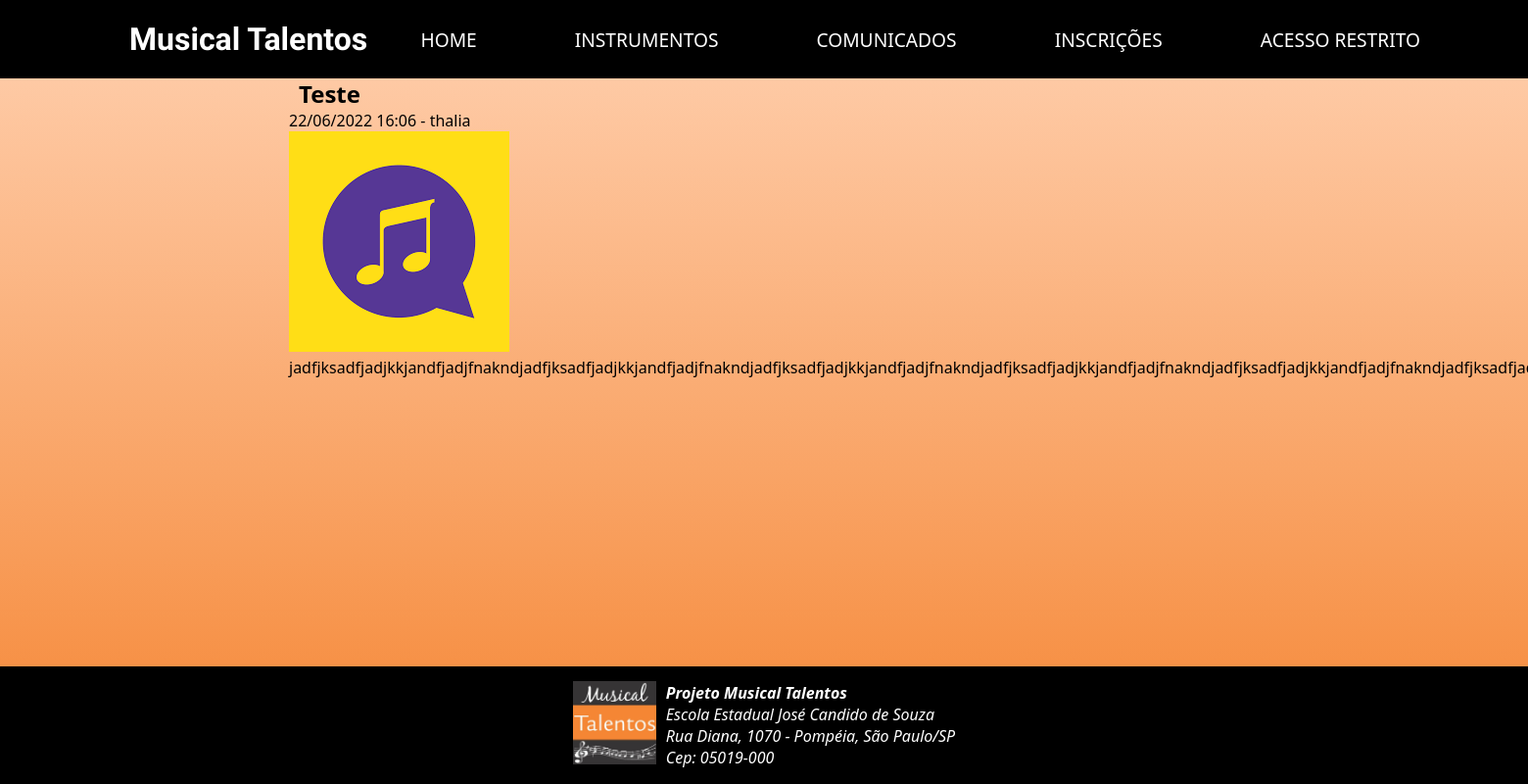
The app's page /post-detalhe.php?id=3, older data.
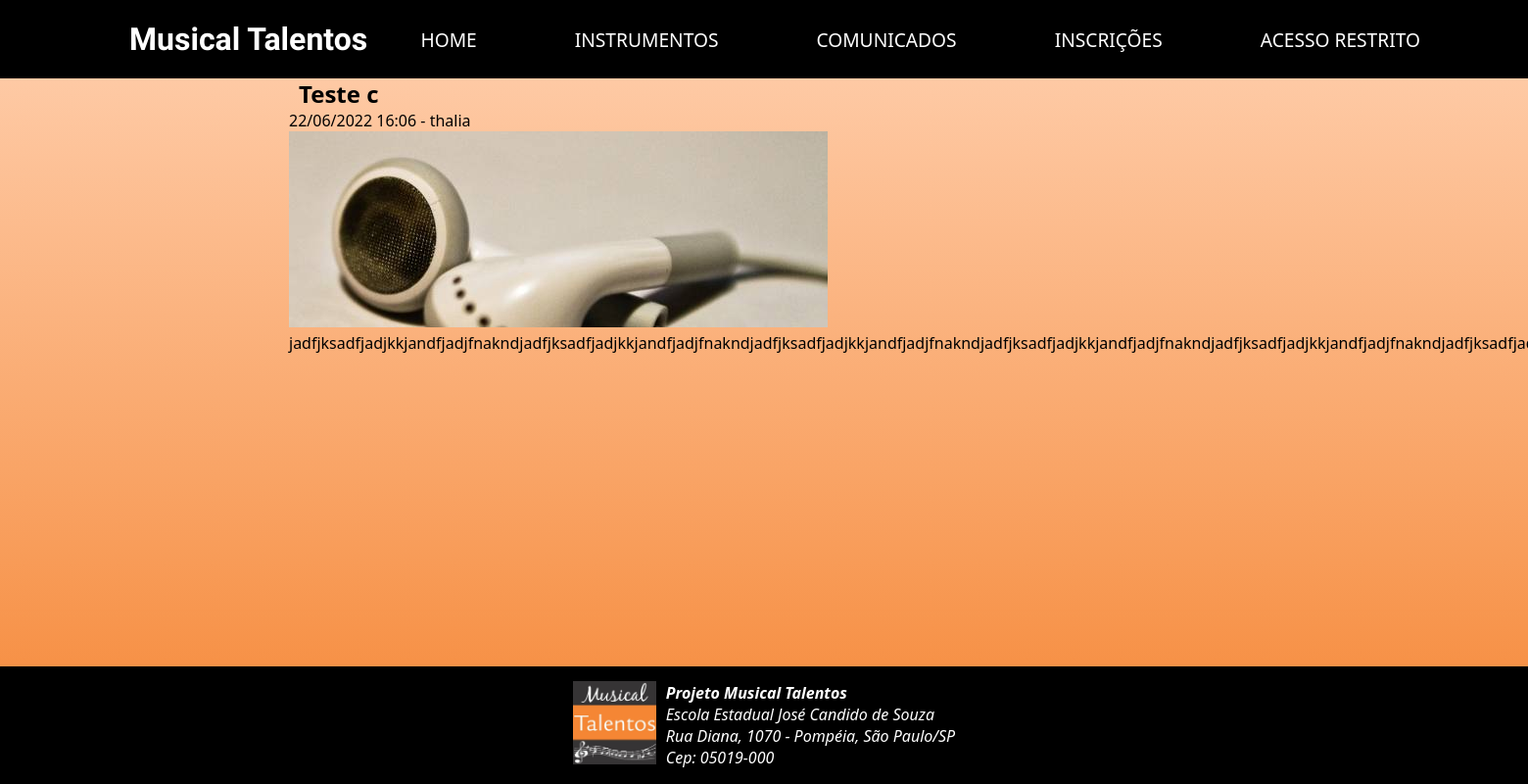
The same page, newer data.
### tables this page shows
CREATE TABLE `posts` (
  `id` int(11) NOT NULL,
  `data` datetime NOT NULL DEFAULT current_timestamp(),
  `titulo` varchar(255) NOT NULL,
  `texto` text NOT NULL,
  `resumo` text NOT NULL,
  `imagem` varchar(40) NOT NULL,
  `usuario_id` smallint(6) NOT NULL
);

CREATE TABLE `usuarios` (
  `id` smallint(6) NOT NULL,
  `nome` varchar(45) NOT NULL,
  `email` varchar(40) NOT NULL,
  `senha` varchar(255) NOT NULL,
  `tipo` enum('admin','editor') NOT NULL
);

### inc/funcoes-posts.php (called while the page is built, shortened)
<?php
function formataData(string $data):string {
    return date("d/m/Y H:i", strtotime($data));
}
function lerDetalhes(mysqli $conexao, int $idPost):array {
    $sql = "SELECT posts.id, posts.titulo, posts.data, posts.texto, posts.imagem, usuarios.nome AS autor FROM posts INNER JOIN usuarios ON posts.usuario_id = usuarios.id WHERE posts.id = $idPost";
    $resultado = mysqli_query($conexao, $sql) or die(mysqli_error($conexao));
    return mysqli_fetch_assoc($resultado);
}

### post-detalhe.php (the view)
<?php
require "inc/funcoes-posts.php";
require "inc/cabecalho.php";
$idPost = filter_input(INPUT_GET, 'id', FILTER_SANITIZE_NUMBER_INT);
$post = lerDetalhes ($conexao, $idPost);
?>
<div>
	<article  class="noticias limitador">
		<h2> <?=$post['titulo'] ?> </h2>
			<div>
					<p>
						<time>
						<?=formataData($post['data']) ?>
						</time> - <span><?=$post['autor'] ?></span>
					</p>
			</div>
			<div>
					<img src="imagens/<?=$post['imagem']?>" alt="Imagem de destaque do post">
			</div>
			<div class="teste">
					<p><?=nl2br($post['texto']) ?></p>
			</div>
	</article>
</div>
<?php
require "inc/rodape.php";
?>

Row changes from the older to the newer data that the page shows:
changed posts "thalia": titulo "Teste" → "Teste c"; imagem: a different picture
